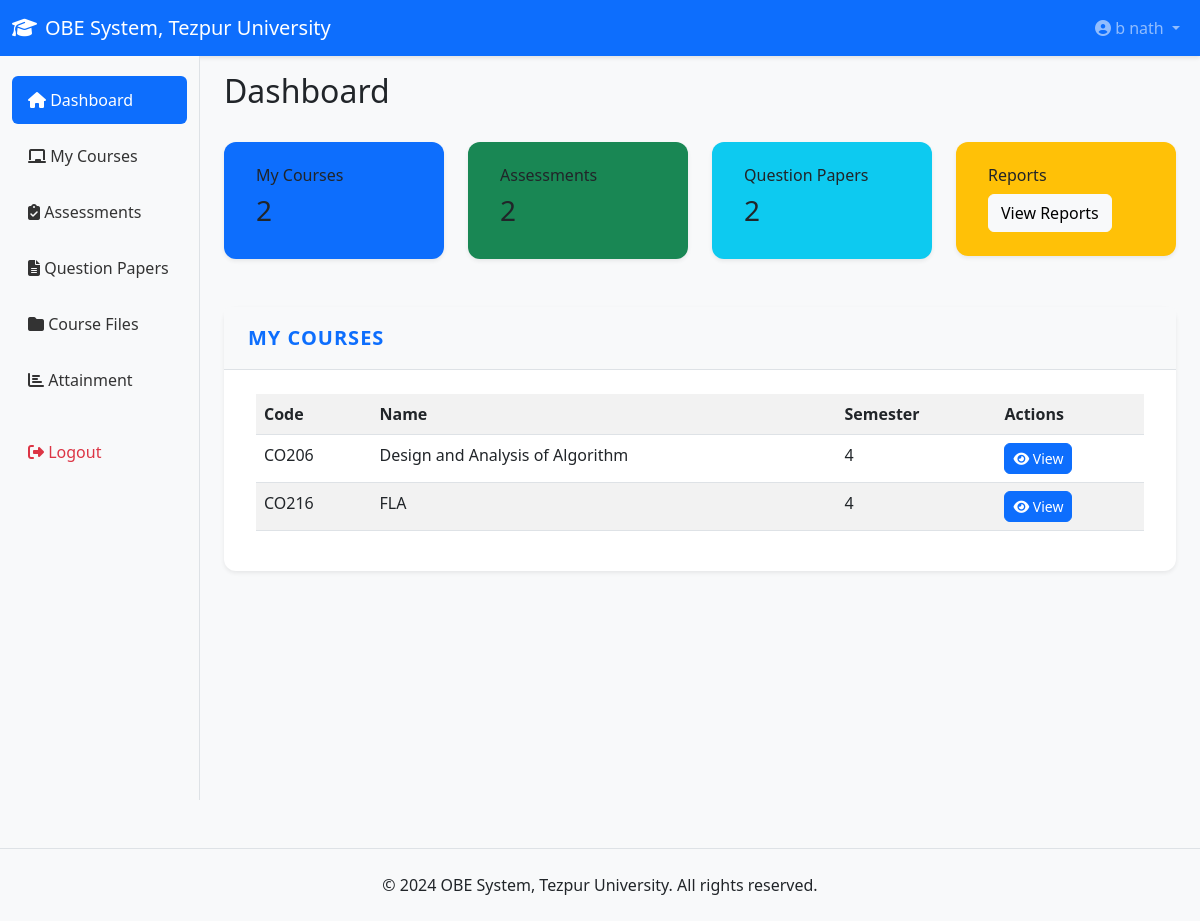
Page /dashboard.php (signed in) on the committed database.
### tables this page shows
CREATE TABLE `courses` (
  `id` int(11) NOT NULL,
  `program_id` int(11) NOT NULL,
  `code` varchar(20) NOT NULL,
  `name` varchar(200) NOT NULL,
  `credits` int(11) DEFAULT 4,
  `semester` int(11) NOT NULL,
  `faculty_id` int(11) DEFAULT NULL,
  `academic_year` varchar(20) DEFAULT NULL,
  `created_at` timestamp NOT NULL DEFAULT current_timestamp()
);

### includes/auth.php (called while the page is built, shortened)
<?php
function base64UrlEncode($data) {
    return rtrim(strtr(base64_encode($data), '+/', '-_'), '=');
}
function base64UrlDecode($data) {
    $pad = 4 - (strlen($data) % 4);
    if ($pad < 4) {
        $data .= str_repeat('=', $pad);
    }
    return base64_decode(strtr($data, '-_', '+/'));
}
function validateJWT($jwt) {
    $tokenParts = explode('.', $jwt);
    list($base64UrlHeader, $base64UrlPayload, $base64UrlSignature) = $tokenParts;
    $signature = hash_hmac('sha256', $base64UrlHeader . "." . $base64UrlPayload, JWT_SECRET_KEY, true);
    $expectedSignature = base64UrlEncode($signature);
    $payload = json_decode(base64UrlDecode($base64UrlPayload), true);
    return $payload;
}
function getCurrentUser() {
    $payload = validateJWT($_COOKIE['auth_token']);
    return $payload ?: null;
}
function hasRole($role) {
    $user = getCurrentUser();
    return $user && $user['role'] === $role;
}
?>

### includes/db.php (called while the page is built, shortened)
<?php
class Database {
    private $conn;
    public function __construct() {
        $this->conn = new mysqli(DB_HOST, DB_USER, DB_PASS, DB_NAME);
        $this->conn->set_charset("utf8mb4");
    }
    public function prepare($sql) {
        return $this->conn->prepare($sql);
    }
}
function getDB() {
    static $db = null;
    if (!$db) {
        $db = new Database();
    }
    return $db;
}
?>

### dashboard.php (the view, shortened to what this page needs)
<?php
require_once 'includes/db.php';
require_once 'includes/auth.php';
$db = getDB();
include 'includes/header.php';
?>
<div class="d-flex justify-content-between align-items-center mb-4">
    <h2>Dashboard</h2>
</div>
<?php if (hasRole('admin')): ?>
    <div class="row mb-4">
        <div class="col-md-3">
            <div class="card text-white bg-primary">
                <div class="card-body">
                    <h6 class="card-title">Programs</h6>
                    <?php $res = $db->query("SELECT COUNT(*) as cnt FROM programs"); $row = $res->fetch_assoc(); ?>
                    <h3><?php echo $row['cnt']; ?></h3>
                </div>
            </div>
        </div>
        <div class="col-md-3">
            <div class="card text-white bg-success">
                <div class="card-body">
                    <h6 class="card-title">Courses</h6>
                    <?php $res = $db->query("SELECT COUNT(*) as cnt FROM courses"); $row = $res->fetch_assoc(); ?>
                    <h3><?php echo $row['cnt']; ?></h3>
                </div>
            </div>
        </div>
        <div class="col-md-3">
            <div class="card text-white bg-info">
                <div class="card-body">
                    <h6 class="card-title">Faculty</h6>
                    <?php $res = $db->query("SELECT COUNT(*) as cnt FROM users WHERE role='faculty'"); $row = $res->fetch_assoc(); ?>
                    <h3><?php echo $row['cnt']; ?></h3>
                </div>
            </div>
        </div>
        <div class="col-md-3">
            <div class="card text-white bg-warning">
                <div class="card-body">
                    <h6 class="card-title">Students</h6>
                    <?php $res = $db->query("SELECT COUNT(*) as cnt FROM users WHERE role='student'"); $row = $res->fetch_assoc(); ?>
                    <h3><?php echo $row['cnt']; ?></h3>
                </div>
            </div>
        </div>
    </div>
    <div class="card">
        <div class="card-header">Quick Actions</div>
        <div class="card-body">
            <a href="admin/programs.php" class="btn btn-primary me-2"><i class="fas fa-book"></i> Manage Programs</a>
            <a href="admin/courses.php" class="btn btn-success me-2"><i class="fas fa-chalkboard"></i> Manage Courses</a>
            <a href="admin/users.php" class="btn btn-info"><i class="fas fa-users"></i> Manage Users</a>
        </div>
    </div>
<?php elseif (hasRole('faculty')): ?>
    <div class="row mb-4">
        <div class="col-md-3">
            <div class="card text-white bg-primary">
                <div class="card-body">
                    <h6 class="card-title">My Courses</h6>
                    <?php
                    $stmt = $db->prepare("SELECT COUNT(*) as cnt FROM courses WHERE faculty_id = ?");
                    $stmt->bind_param("i", $_SESSION['user_id']);
                    $stmt->execute();
                    $row = $stmt->get_result()->fetch_assoc();
                    ?>
                    <h3><?php echo $row['cnt']; ?></h3>
                </div>
            </div>
        </div>
        <div class="col-md-3">
            <div class="card text-white bg-success">
                <div class="card-body">
                    <h6 class="card-title">Assessments</h6>
                    <?php
                    $stmt = $db->prepare("SELECT COUNT(*) as cnt FROM assessments a
                                        JOIN courses c ON a.course_id = c.id
                                        WHERE c.faculty_id = ?");
                    $stmt->bind_param("i", $_SESSION['user_id']);
                    $stmt->execute();
                    $row = $stmt->get_result()->fetch_assoc();
                    ?>
                    <h3><?php echo $row['cnt']; ?></h3>
                </div>
            </div>
        </div>
        <div class="col-md-3">
            <div class="card text-white bg-info">
                <div class="card-body">
                    <h6 class="card-title">Question Papers</h6>
                    <?php
                    $stmt = $db->prepare("SELECT COUNT(*) as cnt FROM question_papers WHERE created_by = ?");
                    $stmt->bind_param("i", $_SESSION['user_id']);
                    $stmt->execute();
                    $row = $stmt->get_result()->fetch_assoc();
                    ?>
                    <h3><?php echo $row['cnt']; ?></h3>
                </div>
            </div>
        </div>
        <div class="col-md-3">
            <div class="card text-white bg-warning">
                <div class="card-body">
                    <h6 class="card-title">Reports</h6>
                    <a href="faculty/reports.php" class="btn btn-light">View Reports</a>
                </div>
            </div>
        </div>
    </div>
    <div class="card">
        <div class="card-header">My Courses</div>
        <div class="card-body">
            <?php
            $stmt = $db->prepare("SELECT * FROM courses WHERE faculty_id = ? ORDER BY semester");
            $stmt->bind_param("i", $_SESSION['user_id']);
            $stmt->execute();
            $result = $stmt->get_result();
            ?>
            <div class="table-responsive">
                <table class="table table-striped">
                    <tr>
                        <th>Code</th>
                        <th>Name</th>
                        <th>Semester</th>
                        <th>Actions</th>
                    </tr>
                    <?php while ($course = $result->fetch_assoc()): ?>
                    <tr>
                        <td><?php echo $course['code']; ?></td>
                        <td><?php echo $course['name']; ?></td>
                        <td><?php echo $course['semester']; ?></td>
                        <td>
                            <a href="faculty/course-detail.php?id=<?php echo $course['id']; ?>" class="btn btn-sm btn-primary">
                                <i class="fas fa-eye"></i> View
                            </a>
                        </td>
                    </tr>
                    <?php endwhile; ?>
                </table>
            </div>
        </div>
    </div>
<?php endif; ?>
<?php include 'includes/footer.php'; ?>

### assets/css/style.css (style rules this page uses)
* { margin: 0; padding: 0; box-sizing: border-box; }
body { font-family: 'Segoe UI', Tahoma, Geneva, Verdana, sans-serif; background-color: #f8f9fa; color: #212529; }
.card { border: none; box-shadow: 0 0.125rem 0.25rem rgba(0,0,0,0.075); margin-bottom: 1.5rem; border-radius: 0.75rem; background: #ffffff; transition: box-shadow 0.3s ease; }
.card-header { background-color: #f8f9fa; border-bottom: 1px solid #dee2e6; font-weight: 600; font-size: 1.25rem; padding: 1rem 1.5rem; border-top-left-radius: 0.75rem; border-top-right-radius: 0.75rem; color: #0d6efd; letter-spacing: 0.05em; text-transform: uppercase; }
.card-body { padding: 1.5rem 2rem; color: #212529; font-size: 1rem; }
.btn { border-radius: 0.375rem; font-weight: 500; transition: all 0.2s ease; cursor: pointer; }

### rows in the picture
courses: code "CO206", name "Design and Analysis of Algorithm", semester "4"
courses: code "CO216", name "FLA", semester "4"

### other values in the picture
SITE_NAME "OBE System, Tezpur University"
$user['full_name'] "b nath"
$row['cnt'] "2"
